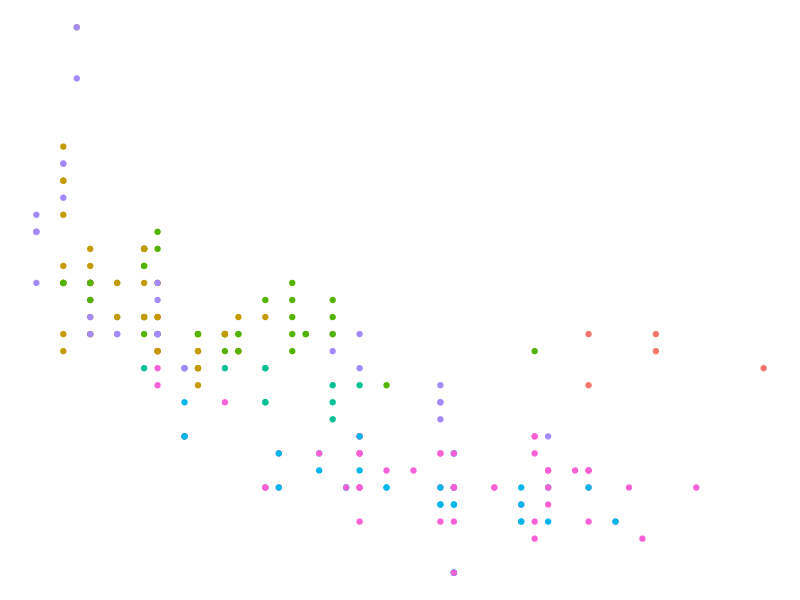
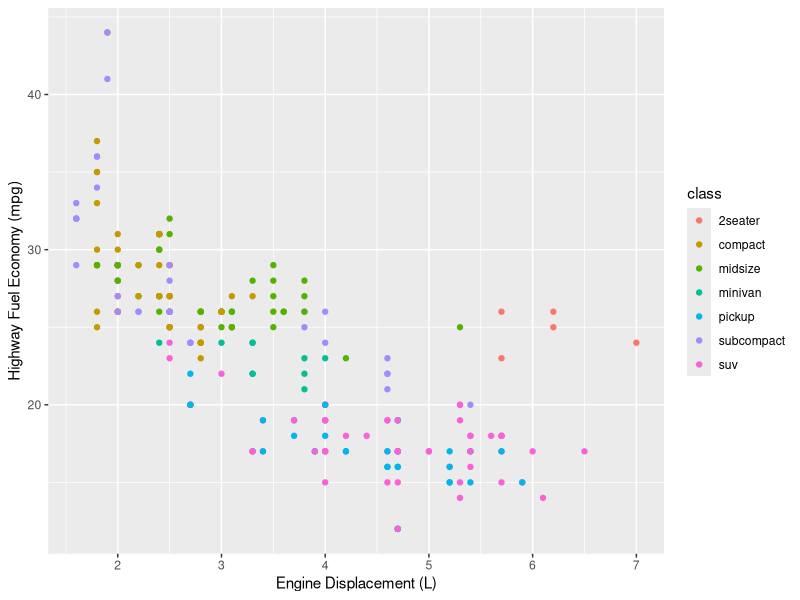
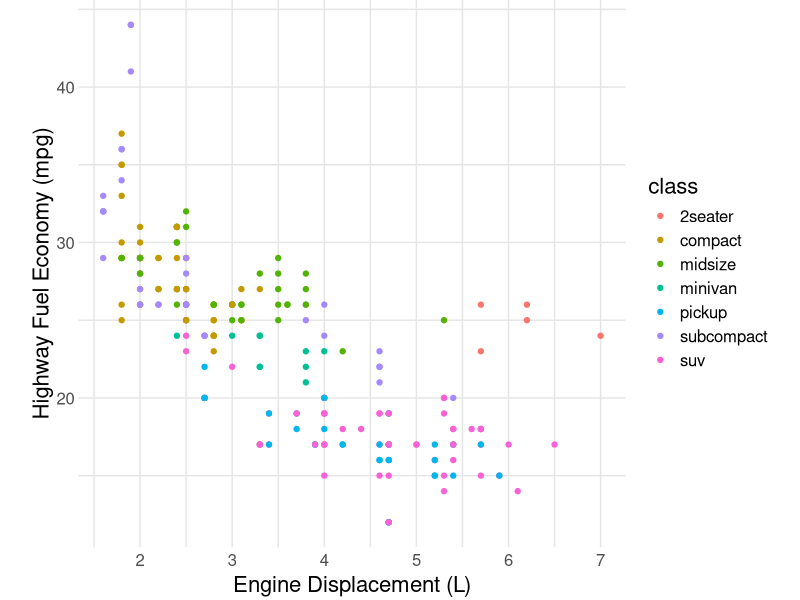
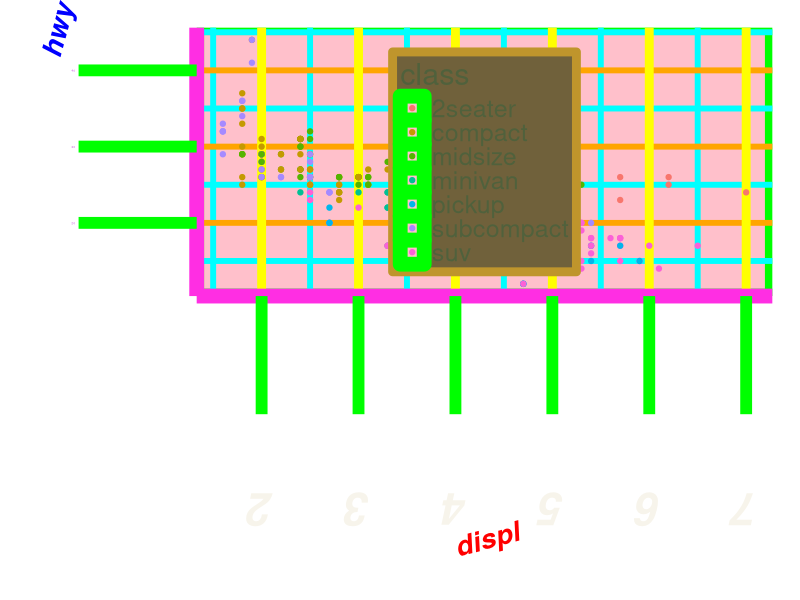

Recreate these plots in R, in order.
## ---- chunk 1
library(tidyverse)
# knitr options
library(tidyverse)
knitr::opts_chunk$set(echo = TRUE)
## ---- chunk 2
mpg %>%
  ggplot(aes(displ, hwy, color = class)) +
  geom_point() +
  theme_void() +
  guides(color = "none")
## ---- chunk 3
## NOTE: No need to edit; feel free to re-use this code!
theme_common <- function() {
  theme_minimal() %+replace%
  theme(
    axis.text.x = element_text(size = 12),
    axis.text.y = element_text(size = 12),
    axis.title.x = element_text(margin = margin(4, 4, 4, 4), size = 16),
    axis.title.y = element_text(margin = margin(4, 4, 4, 4), size = 16, angle = 90),

    legend.title = element_text(size = 16),
    legend.text = element_text(size = 12),

    strip.text.x = element_text(size = 12),
    strip.text.y = element_text(size = 12),

    panel.grid.major = element_line(color = "grey90"),
    panel.grid.minor = element_line(color = "grey90"),

    aspect.ratio = 4 / 4,

    plot.margin = unit(c(t = +0, b = +0, r = +0, l = +0), "cm"),
    plot.title = element_text(size = 18),
    plot.title.position = "plot",
    plot.subtitle = element_text(size = 16),
    plot.caption = element_text(size = 12)
  )
}
## ---- chunk 4
mpg %>%
  ggplot(aes(displ, hwy, color = class)) +
  geom_point() +
  labs(
    x = "Engine Displacement (L)",
    y = "Highway Fuel Economy (mpg)"
  ) 

mpg %>%
  ggplot(aes(displ, hwy, color = class)) +
  geom_point() +
  labs(
    x = "Engine Displacement (L)",
    y = "Highway Fuel Economy (mpg)"
  ) +
  theme_common()
## ---- chunk 5
mpg %>%
  ggplot(aes(displ, hwy, color = class)) +
  geom_point() +
  theme(
    axis.text.x = element_text(
      size = 32, color = "#F7F4EB", 
      angle = 180,  face = "bold.italic", 
      margin = margin(t = 50,)),
    axis.text.y = element_text(color = "#BC38D6", size = 2),
    legend.position = c(0.5, 0.5),
    legend.background = element_rect(
      fill = "#70613B", color = "#BF952C", linewidth = 3
      ),
    legend.text = element_text(size = 18, color = "#50613C"),
    legend.title = element_text(size = 22, color = "#50613C"),
    legend.key.spacing.y = unit(0.0001, "cm"),
    axis.line = element_line(color = "#FF2EE3", linewidth = 5),
    axis.ticks = element_line(color = "green", linewidth = 4),
    axis.ticks.length = unit(3, "cm"),
    panel.grid.major = element_line(color = "magenta", linewidth = 3),
    panel.grid.minor = element_line(color = "cyan", linewidth = 2),
    panel.grid.major.x = element_line(color = "yellow", linewidth = 3),
    panel.grid.major.y = element_line(color = "orange", linewidth = 2),
    plot.margin = margin(20,20,20,20),
    panel.background = element_rect(
      fill = "pink", color = "green", linewidth = 5),
    axis.title.x = element_text(
      size = 20,color = "red",face = "bold.italic",angle = 15),
    axis.title.y = element_text(
      size = 20,color = "blue", face = "bold.italic",angle = 75)
  )
